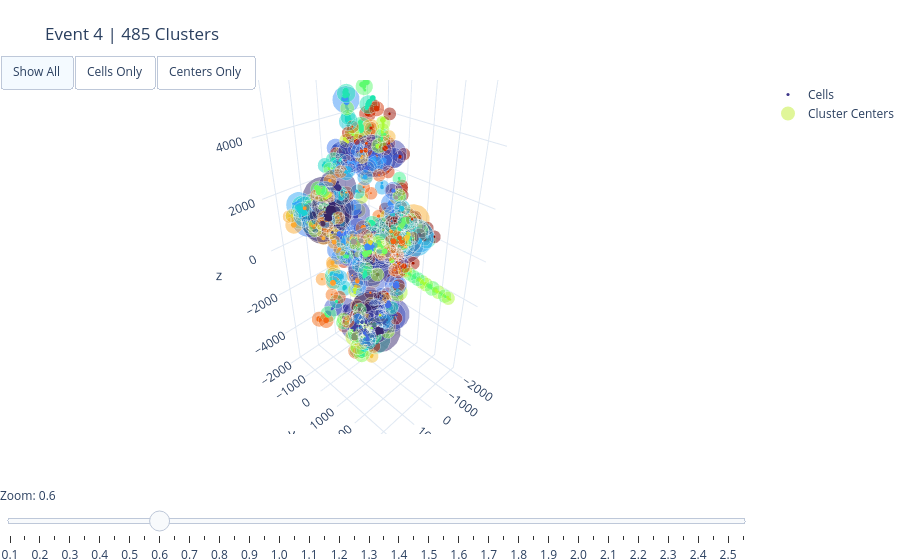

The notebook cell saved with this chart:
### Code cell
from primary.interactive_plot import plot_calo_clusters_3d
plot_calo_clusters_3d(
    calo_hits=calo, 
    particles=particles,
    event_idx=4, 
    min_cluster_size=0,
    show=True
)

### Figure 1 — Plotly figure (JSON) as saved in the notebook; plotly's stock layout.template omitted (floating-point values rounded to 4 significant figures; data arrays with more than 128 entries replaced by an {"elided": "..."} marker saying what was removed)
{"data": [{"customdata": {"elided": "12553x3 float values"}, "hovertemplate": "<b>Cell</b><br>Cluster ID: %{customdata[0]}<br>Cell Energy: %{customdata[1]:.4f} GeV<br>Cluster Total E: %{customdata[2]:.4f} GeV<br><extra></extra>", "marker": {"color": {"elided": "12553 int values"}, "colorscale": [[0, "#30123b"], [0.07143, "#4145ab"], [0.1429, "#4675ed"], [0.2143, "#39a2fc"], [0.2857, "#1bcfd4"], [0.3571, "#24eca6"], [0.4286, "#61fc6c"], [0.5, "#a4fc3b"], [0.5714, "#d1e834"], [0.6429, "#f3c63a"], [0.7143, "#fe9b2d"], [0.7857, "#f36315"], [0.8571, "#d93806"], [0.9286, "#b11901"], [1, "#7a0402"]], "line": {"width": 0}, "opacity": 1, "size": {"elided": "12553 float values"}}, "mode": "markers", "name": "Cells", "type": "scatter3d", "x": {"elided": "12553 float values"}, "y": {"elided": "12553 float values"}, "z": {"elided": "12553 float values"}}, {"customdata": {"elided": "485x4 mixed values"}, "hovertemplate": "<b>CLUSTER CENTER</b><br>ID: %{customdata[0]}<br>Total Energy: %{customdata[1]:.4f} GeV<br>Cells: %{customdata[2]}<br><br><b>Top Contributors:</b><br>%{customdata[3]}<extra></extra>", "marker": {"color": {"elided": "485 int values"}, "colorscale": [[0, "#30123b"], [0.07143, "#4145ab"], [0.1429, "#4675ed"], [0.2143, "#39a2fc"], [0.2857, "#1bcfd4"], [0.3571, "#24eca6"], [0.4286, "#61fc6c"], [0.5, "#a4fc3b"], [0.5714, "#d1e834"], [0.6429, "#f3c63a"], [0.7143, "#fe9b2d"], [0.7857, "#f36315"], [0.8571, "#d93806"], [0.9286, "#b11901"], [1, "#7a0402"]], "line": {"color": "white", "width": 2}, "opacity": 0.5, "size": {"elided": "485 float values"}, "symbol": "circle"}, "mode": "markers", "name": "Cluster Centers", "type": "scatter3d", "x": {"elided": "485 float values"}, "y": {"elided": "485 float values"}, "z": {"elided": "485 float values"}}], "layout": {"margin": {"b": 0, "l": 0, "r": 0, "t": 80}, "scene": {"xaxis": {"title": {"text": "x"}}, "yaxis": {"title": {"text": "y"}}, "zaxis": {"title": {"text": "z"}}}, "sliders": [{"active": 10, "currentvalue": {"prefix": "Zoom: "}, "pad": {"t": 50}, "steps": [{"args": [{"scene.camera.eye": {"x": 0.1, "y": 0.1, "z": 0.1}}], "label": "0.1", "method": "relayout"}, {"args": [{"scene.camera.eye": {"x": 0.149, "y": 0.149, "z": 0.149}}], "label": "0.1", "method": "relayout"}, {"args": [{"scene.camera.eye": {"x": 0.198, "y": 0.198, "z": 0.198}}], "label": "0.2", "method": "relayout"}, {"args": [{"scene.camera.eye": {"x": 0.2469, "y": 0.2469, "z": 0.2469}}], "label": "0.2", "method": "relayout"}, {"args": [{"scene.camera.eye": {"x": 0.2959, "y": 0.2959, "z": 0.2959}}], "label": "0.3", "method": "relayout"}, {"args": [{"scene.camera.eye": {"x": 0.3449, "y": 0.3449, "z": 0.3449}}], "label": "0.3", "method": "relayout"}, {"args": [{"scene.camera.eye": {"x": 0.3939, "y": 0.3939, "z": 0.3939}}], "label": "0.4", "method": "relayout"}, {"args": [{"scene.camera.eye": {"x": 0.4429, "y": 0.4429, "z": 0.4429}}], "label": "0.4", "method": "relayout"}, {"args": [{"scene.camera.eye": {"x": 0.4918, "y": 0.4918, "z": 0.4918}}], "label": "0.5", "method": "relayout"}, {"args": [{"scene.camera.eye": {"x": 0.5408, "y": 0.5408, "z": 0.5408}}], "label": "0.5", "method": "relayout"}, {"args": [{"scene.camera.eye": {"x": 0.5898, "y": 0.5898, "z": 0.5898}}], "label": "0.6", "method": "relayout"}, {"args": [{"scene.camera.eye": {"x": 0.6388, "y": 0.6388, "z": 0.6388}}], "label": "0.6", "method": "relayout"}, {"args": [{"scene.camera.eye": {"x": 0.6878, "y": 0.6878, "z": 0.6878}}], "label": "0.7", "method": "relayout"}, {"args": [{"scene.camera.eye": {"x": 0.7367, "y": 0.7367, "z": 0.7367}}], "label": "0.7", "method": "relayout"}, {"args": [{"scene.camera.eye": {"x": 0.7857, "y": 0.7857, "z": 0.7857}}], "label": "0.8", "method": "relayout"}, {"args": [{"scene.camera.eye": {"x": 0.8347, "y": 0.8347, "z": 0.8347}}], "label": "0.8", "method": "relayout"}, {"args": [{"scene.camera.eye": {"x": 0.8837, "y": 0.8837, "z": 0.8837}}], "label": "0.9", "method": "relayout"}, {"args": [{"scene.camera.eye": {"x": 0.9327, "y": 0.9327, "z": 0.9327}}], "label": "0.9", "method": "relayout"}, {"args": [{"scene.camera.eye": {"x": 0.9816, "y": 0.9816, "z": 0.9816}}], "label": "1.0", "method": "relayout"}, {"args": [{"scene.camera.eye": {"x": 1.031, "y": 1.031, "z": 1.031}}], "label": "1.0", "method": "relayout"}, {"args": [{"scene.camera.eye": {"x": 1.08, "y": 1.08, "z": 1.08}}], "label": "1.1", "method": "relayout"}, {"args": [{"scene.camera.eye": {"x": 1.129, "y": 1.129, "z": 1.129}}], "label": "1.1", "method": "relayout"}, {"args": [{"scene.camera.eye": {"x": 1.178, "y": 1.178, "z": 1.178}}], "label": "1.2", "method": "relayout"}, {"args": [{"scene.camera.eye": {"x": 1.227, "y": 1.227, "z": 1.227}}], "label": "1.2", "method": "relayout"}, {"args": [{"scene.camera.eye": {"x": 1.276, "y": 1.276, "z": 1.276}}], "label": "1.3", "method": "relayout"}, {"args": [{"scene.camera.eye": {"x": 1.324, "y": 1.324, "z": 1.324}}], "label": "1.3", "method": "relayout"}, {"args": [{"scene.camera.eye": {"x": 1.373, "y": 1.373, "z": 1.373}}], "label": "1.4", "method": "relayout"}, {"args": [{"scene.camera.eye": {"x": 1.422, "y": 1.422, "z": 1.422}}], "label": "1.4", "method": "relayout"}, {"args": [{"scene.camera.eye": {"x": 1.471, "y": 1.471, "z": 1.471}}], "label": "1.5", "method": "relayout"}, {"args": [{"scene.camera.eye": {"x": 1.52, "y": 1.52, "z": 1.52}}], "label": "1.5", "method": "relayout"}, {"args": [{"scene.camera.eye": {"x": 1.569, "y": 1.569, "z": 1.569}}], "label": "1.6", "method": "relayout"}, {"args": [{"scene.camera.eye": {"x": 1.618, "y": 1.618, "z": 1.618}}], "label": "1.6", "method": "relayout"}, {"args": [{"scene.camera.eye": {"x": 1.667, "y": 1.667, "z": 1.667}}], "label": "1.7", "method": "relayout"}, {"args": [{"scene.camera.eye": {"x": 1.716, "y": 1.716, "z": 1.716}}], "label": "1.7", "method": "relayout"}, {"args": [{"scene.camera.eye": {"x": 1.765, "y": 1.765, "z": 1.765}}], "label": "1.8", "method": "relayout"}, {"args": [{"scene.camera.eye": {"x": 1.814, "y": 1.814, "z": 1.814}}], "label": "1.8", "method": "relayout"}, {"args": [{"scene.camera.eye": {"x": 1.863, "y": 1.863, "z": 1.863}}], "label": "1.9", "method": "relayout"}, {"args": [{"scene.camera.eye": {"x": 1.912, "y": 1.912, "z": 1.912}}], "label": "1.9", "method": "relayout"}, {"args": [{"scene.camera.eye": {"x": 1.961, "y": 1.961, "z": 1.961}}], "label": "2.0", "method": "relayout"}, {"args": [{"scene.camera.eye": {"x": 2.01, "y": 2.01, "z": 2.01}}], "label": "2.0", "method": "relayout"}, {"args": [{"scene.camera.eye": {"x": 2.059, "y": 2.059, "z": 2.059}}], "label": "2.1", "method": "relayout"}, {"args": [{"scene.camera.eye": {"x": 2.108, "y": 2.108, "z": 2.108}}], "label": "2.1", "method": "relayout"}, {"args": [{"scene.camera.eye": {"x": 2.157, "y": 2.157, "z": 2.157}}], "label": "2.2", "method": "relayout"}, {"args": [{"scene.camera.eye": {"x": 2.206, "y": 2.206, "z": 2.206}}], "label": "2.2", "method": "relayout"}, {"args": [{"scene.camera.eye": {"x": 2.255, "y": 2.255, "z": 2.255}}], "label": "2.3", "method": "relayout"}, {"args": [{"scene.camera.eye": {"x": 2.304, "y": 2.304, "z": 2.304}}], "label": "2.3", "method": "relayout"}, {"args": [{"scene.camera.eye": {"x": 2.353, "y": 2.353, "z": 2.353}}], "label": "2.4", "method": "relayout"}, {"args": [{"scene.camera.eye": {"x": 2.402, "y": 2.402, "z": 2.402}}], "label": "2.4", "method": "relayout"}, {"args": [{"scene.camera.eye": {"x": 2.451, "y": 2.451, "z": 2.451}}], "label": "2.5", "method": "relayout"}, {"args": [{"scene.camera.eye": {"x": 2.5, "y": 2.5, "z": 2.5}}], "label": "2.5", "method": "relayout"}]}], "title": {"text": "Event 4 | 485 Clusters"}, "updatemenus": [{"buttons": [{"args": [{"visible": [true, true]}], "label": "Show All", "method": "update"}, {"args": [{"visible": [true, false]}], "label": "Cells Only", "method": "update"}, {"args": [{"visible": [false, true]}], "label": "Centers Only", "method": "update"}], "direction": "left", "pad": {"r": 10, "t": 10}, "showactive": true, "type": "buttons", "x": 0, "xanchor": "left", "y": 1.1, "yanchor": "top"}]}}
